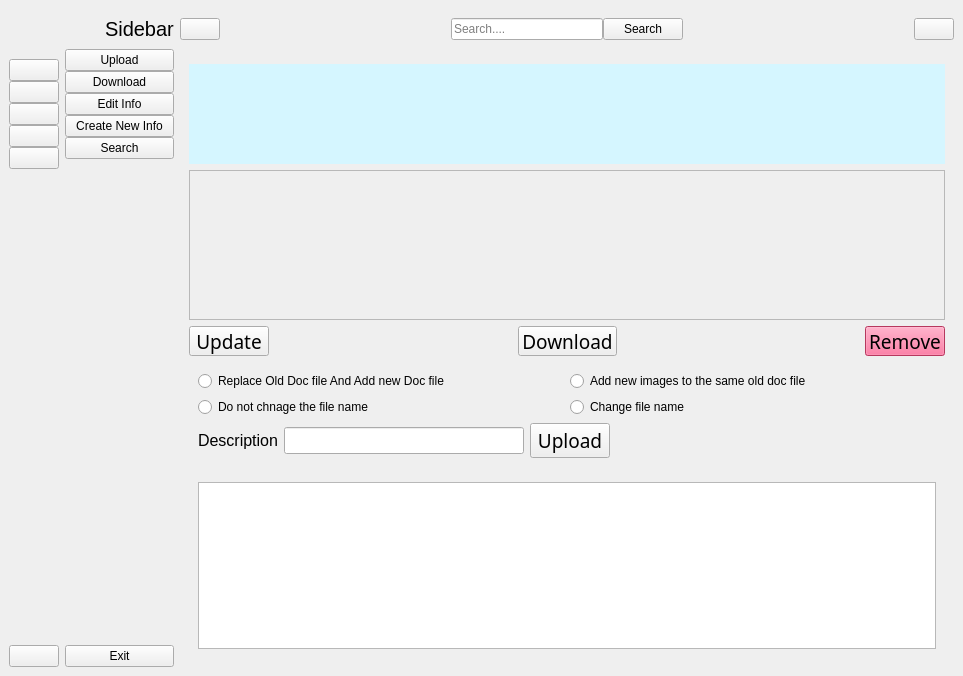
<?xml version="1.0" encoding="UTF-8"?>
<ui version="4.0">
 <class>MainWindow</class>
 <widget class="QMainWindow" name="MainWindow">
  <property name="geometry">
   <rect>
    <x>0</x>
    <y>0</y>
    <width>963</width>
    <height>676</height>
   </rect>
  </property>
  <property name="windowTitle">
   <string>MainWindow</string>
  </property>
  <widget class="QWidget" name="centralwidget">
   <layout class="QGridLayout" name="gridLayout_5">
    <item row="0" column="0">
     <widget class="QWidget" name="icon_only_widget" native="true">
      <layout class="QVBoxLayout" name="verticalLayout_3">
       <property name="spacing">
        <number>0</number>
       </property>
       <property name="leftMargin">
        <number>0</number>
       </property>
       <property name="topMargin">
        <number>0</number>
       </property>
       <property name="rightMargin">
        <number>0</number>
       </property>
       <property name="bottomMargin">
        <number>0</number>
       </property>
       <item>
        <layout class="QHBoxLayout" name="horizontalLayout_2">
         <property name="spacing">
          <number>0</number>
         </property>
         <item>
          <widget class="QLabel" name="logo_label_1">
           <property name="minimumSize">
            <size>
             <width>50</width>
             <height>50</height>
            </size>
           </property>
           <property name="maximumSize">
            <size>
             <width>50</width>
             <height>50</height>
            </size>
           </property>
           <property name="font">
            <font>
             <pointsize>14</pointsize>
            </font>
           </property>
           <property name="text">
            <string/>
           </property>
           <property name="pixmap">
            <pixmap resource="resource.qrc">:/icon/icon/Logo.png</pixmap>
           </property>
           <property name="scaledContents">
            <bool>true</bool>
           </property>
          </widget>
         </item>
        </layout>
       </item>
       <item>
        <layout class="QVBoxLayout" name="verticalLayout_2">
         <property name="spacing">
          <number>0</number>
         </property>
         <item>
          <widget class="QPushButton" name="home_btn_1">
           <property name="text">
            <string/>
           </property>
           <property name="icon">
            <iconset resource="resource.qrc">
             <normaloff>:/icon/icon/home-4-32.ico</normaloff>
             <normalon>:/icon/icon/home-4-48.ico</normalon>:/icon/icon/home-4-32.ico</iconset>
           </property>
           <property name="iconSize">
            <size>
             <width>20</width>
             <height>20</height>
            </size>
           </property>
           <property name="checkable">
            <bool>true</bool>
           </property>
           <property name="autoExclusive">
            <bool>true</bool>
           </property>
          </widget>
         </item>
         <item>
          <widget class="QPushButton" name="dashboard_btn_1">
           <property name="text">
            <string/>
           </property>
           <property name="icon">
            <iconset resource="resource.qrc">
             <normaloff>:/icon/icon/dashboard-5-32.ico</normaloff>
             <normalon>:/icon/icon/dashboard-5-48.ico</normalon>:/icon/icon/dashboard-5-32.ico</iconset>
           </property>
           <property name="iconSize">
            <size>
             <width>20</width>
             <height>20</height>
            </size>
           </property>
           <property name="checkable">
            <bool>true</bool>
           </property>
           <property name="autoExclusive">
            <bool>true</bool>
           </property>
          </widget>
         </item>
         <item>
          <widget class="QPushButton" name="others_btn_1">
           <property name="text">
            <string/>
           </property>
           <property name="icon">
            <iconset resource="resource.qrc">
             <normaloff>:/icon/icon/activity-feed-32.ico</normaloff>
             <normalon>:/icon/icon/activity-feed-48.ico</normalon>:/icon/icon/activity-feed-32.ico</iconset>
           </property>
           <property name="iconSize">
            <size>
             <width>20</width>
             <height>20</height>
            </size>
           </property>
           <property name="checkable">
            <bool>true</bool>
           </property>
           <property name="autoExclusive">
            <bool>true</bool>
           </property>
          </widget>
         </item>
         <item>
          <widget class="QPushButton" name="products_btn_1">
           <property name="text">
            <string/>
           </property>
           <property name="icon">
            <iconset resource="resource.qrc">
             <normaloff>:/icon/icon/product-32.ico</normaloff>
             <normalon>:/icon/icon/product-48.ico</normalon>:/icon/icon/product-32.ico</iconset>
           </property>
           <property name="iconSize">
            <size>
             <width>20</width>
             <height>20</height>
            </size>
           </property>
           <property name="checkable">
            <bool>true</bool>
           </property>
           <property name="autoExclusive">
            <bool>true</bool>
           </property>
          </widget>
         </item>
         <item>
          <widget class="QPushButton" name="customers_btn_1">
           <property name="text">
            <string/>
           </property>
           <property name="icon">
            <iconset resource="resource.qrc">
             <normaloff>:/icon/icon/group-32.ico</normaloff>
             <normalon>:/icon/icon/group-48.ico</normalon>:/icon/icon/group-32.ico</iconset>
           </property>
           <property name="iconSize">
            <size>
             <width>20</width>
             <height>20</height>
            </size>
           </property>
           <property name="checkable">
            <bool>true</bool>
           </property>
           <property name="autoExclusive">
            <bool>true</bool>
           </property>
          </widget>
         </item>
        </layout>
       </item>
       <item>
        <spacer name="verticalSpacer">
         <property name="orientation">
          <enum>Qt::Vertical</enum>
         </property>
         <property name="sizeHint" stdset="0">
          <size>
           <width>20</width>
           <height>373</height>
          </size>
         </property>
        </spacer>
       </item>
       <item>
        <widget class="QPushButton" name="exit_btn_1">
         <property name="text">
          <string/>
         </property>
         <property name="icon">
          <iconset resource="resource.qrc">
           <normaloff>:/icon/icon/close-window-64.ico</normaloff>:/icon/icon/close-window-64.ico</iconset>
         </property>
         <property name="iconSize">
          <size>
           <width>20</width>
           <height>20</height>
          </size>
         </property>
         <property name="checkable">
          <bool>true</bool>
         </property>
         <property name="autoExclusive">
          <bool>true</bool>
         </property>
        </widget>
       </item>
      </layout>
     </widget>
    </item>
    <item row="0" column="1">
     <widget class="QWidget" name="full_menu_widget" native="true">
      <layout class="QVBoxLayout" name="verticalLayout_4">
       <property name="spacing">
        <number>0</number>
       </property>
       <property name="leftMargin">
        <number>0</number>
       </property>
       <property name="topMargin">
        <number>0</number>
       </property>
       <property name="rightMargin">
        <number>0</number>
       </property>
       <property name="bottomMargin">
        <number>0</number>
       </property>
       <item>
        <layout class="QHBoxLayout" name="horizontalLayout_3">
         <property name="spacing">
          <number>0</number>
         </property>
         <item>
          <widget class="QLabel" name="logo_label_2">
           <property name="minimumSize">
            <size>
             <width>40</width>
             <height>40</height>
            </size>
           </property>
           <property name="maximumSize">
            <size>
             <width>40</width>
             <height>40</height>
            </size>
           </property>
           <property name="text">
            <string/>
           </property>
           <property name="pixmap">
            <pixmap resource="resource.qrc">:/icon/icon/Logo.png</pixmap>
           </property>
           <property name="scaledContents">
            <bool>true</bool>
           </property>
          </widget>
         </item>
         <item>
          <widget class="QLabel" name="logo_label_3">
           <property name="font">
            <font>
             <family>Segoe UI</family>
             <pointsize>15</pointsize>
            </font>
           </property>
           <property name="text">
            <string>Sidebar</string>
           </property>
          </widget>
         </item>
        </layout>
       </item>
       <item>
        <layout class="QVBoxLayout" name="verticalLayout">
         <property name="spacing">
          <number>0</number>
         </property>
         <item>
          <widget class="QPushButton" name="home_btn_2">
           <property name="text">
            <string>Upload</string>
           </property>
           <property name="icon">
            <iconset resource="resource.qrc">
             <normaloff>:/icon/icon/home-4-32.ico</normaloff>
             <normalon>:/icon/icon/home-4-48.ico</normalon>:/icon/icon/home-4-32.ico</iconset>
           </property>
           <property name="iconSize">
            <size>
             <width>14</width>
             <height>14</height>
            </size>
           </property>
           <property name="checkable">
            <bool>true</bool>
           </property>
           <property name="autoExclusive">
            <bool>true</bool>
           </property>
          </widget>
         </item>
         <item>
          <widget class="QPushButton" name="dashboard_btn_2">
           <property name="text">
            <string>Download</string>
           </property>
           <property name="icon">
            <iconset resource="resource.qrc">
             <normaloff>:/icon/icon/dashboard-5-32.ico</normaloff>
             <normalon>:/icon/icon/dashboard-5-48.ico</normalon>:/icon/icon/dashboard-5-32.ico</iconset>
           </property>
           <property name="iconSize">
            <size>
             <width>14</width>
             <height>14</height>
            </size>
           </property>
           <property name="checkable">
            <bool>true</bool>
           </property>
           <property name="autoExclusive">
            <bool>true</bool>
           </property>
          </widget>
         </item>
         <item>
          <widget class="QPushButton" name="others_btn_2">
           <property name="text">
            <string>Edit Info</string>
           </property>
           <property name="icon">
            <iconset resource="resource.qrc">
             <normaloff>:/icon/icon/activity-feed-32.ico</normaloff>
             <normalon>:/icon/icon/activity-feed-48.ico</normalon>:/icon/icon/activity-feed-32.ico</iconset>
           </property>
           <property name="iconSize">
            <size>
             <width>14</width>
             <height>14</height>
            </size>
           </property>
           <property name="checkable">
            <bool>true</bool>
           </property>
           <property name="autoExclusive">
            <bool>true</bool>
           </property>
          </widget>
         </item>
         <item>
          <widget class="QPushButton" name="products_btn_2">
           <property name="text">
            <string>Create New Info</string>
           </property>
           <property name="icon">
            <iconset resource="resource.qrc">
             <normaloff>:/icon/icon/product-32.ico</normaloff>
             <normalon>:/icon/icon/product-48.ico</normalon>:/icon/icon/product-32.ico</iconset>
           </property>
           <property name="iconSize">
            <size>
             <width>14</width>
             <height>14</height>
            </size>
           </property>
           <property name="checkable">
            <bool>true</bool>
           </property>
           <property name="autoExclusive">
            <bool>true</bool>
           </property>
          </widget>
         </item>
         <item>
          <widget class="QPushButton" name="customers_btn_2">
           <property name="text">
            <string>Search</string>
           </property>
           <property name="icon">
            <iconset resource="resource.qrc">
             <normaloff>:/icon/icon/group-32.ico</normaloff>
             <normalon>:/icon/icon/group-48.ico</normalon>:/icon/icon/group-32.ico</iconset>
           </property>
           <property name="iconSize">
            <size>
             <width>14</width>
             <height>14</height>
            </size>
           </property>
           <property name="checkable">
            <bool>true</bool>
           </property>
           <property name="autoExclusive">
            <bool>true</bool>
           </property>
          </widget>
         </item>
        </layout>
       </item>
       <item>
        <spacer name="verticalSpacer_2">
         <property name="orientation">
          <enum>Qt::Vertical</enum>
         </property>
         <property name="sizeHint" stdset="0">
          <size>
           <width>20</width>
           <height>413</height>
          </size>
         </property>
        </spacer>
       </item>
       <item>
        <widget class="QPushButton" name="exit_btn_2">
         <property name="text">
          <string>Exit</string>
         </property>
         <property name="icon">
          <iconset resource="resource.qrc">
           <normaloff>:/icon/icon/close-window-64.ico</normaloff>:/icon/icon/close-window-64.ico</iconset>
         </property>
         <property name="iconSize">
          <size>
           <width>14</width>
           <height>14</height>
          </size>
         </property>
         <property name="checkable">
          <bool>true</bool>
         </property>
         <property name="autoExclusive">
          <bool>true</bool>
         </property>
        </widget>
       </item>
      </layout>
     </widget>
    </item>
    <item row="0" column="2">
     <layout class="QVBoxLayout" name="vertical_Layout_6">
      <item>
       <widget class="QWidget" name="header_widget_3" native="true">
        <layout class="QVBoxLayout" name="verticalLayout_5">
         <property name="spacing">
          <number>0</number>
         </property>
         <property name="leftMargin">
          <number>0</number>
         </property>
         <property name="topMargin">
          <number>0</number>
         </property>
         <property name="rightMargin">
          <number>0</number>
         </property>
         <property name="bottomMargin">
          <number>0</number>
         </property>
         <item>
          <widget class="QWidget" name="header_widget" native="true">
           <property name="minimumSize">
            <size>
             <width>0</width>
             <height>40</height>
            </size>
           </property>
           <layout class="QHBoxLayout" name="horizontalLayout_4">
            <property name="spacing">
             <number>0</number>
            </property>
            <property name="leftMargin">
             <number>0</number>
            </property>
            <property name="topMargin">
             <number>0</number>
            </property>
            <property name="rightMargin">
             <number>0</number>
            </property>
            <property name="bottomMargin">
             <number>0</number>
            </property>
            <item>
             <widget class="QPushButton" name="change_btn">
              <property name="text">
               <string/>
              </property>
              <property name="icon">
               <iconset resource="resource.qrc">
                <normaloff>:/icon/icon/activity-feed-32.ico</normaloff>:/icon/icon/activity-feed-32.ico</iconset>
              </property>
              <property name="iconSize">
               <size>
                <width>14</width>
                <height>14</height>
               </size>
              </property>
              <property name="checkable">
               <bool>true</bool>
              </property>
             </widget>
            </item>
            <item>
             <spacer name="horizontalSpacer">
              <property name="orientation">
               <enum>Qt::Horizontal</enum>
              </property>
              <property name="sizeHint" stdset="0">
               <size>
                <width>216</width>
                <height>20</height>
               </size>
              </property>
             </spacer>
            </item>
            <item>
             <layout class="QHBoxLayout" name="horizontalLayout">
              <item>
               <widget class="QLineEdit" name="search_input">
                <property name="placeholderText">
                 <string>Search....</string>
                </property>
               </widget>
              </item>
              <item>
               <widget class="QPushButton" name="search_btn">
                <property name="text">
                 <string>Search</string>
                </property>
                <property name="icon">
                 <iconset resource="resource.qrc">
                  <normaloff>:/icon/icon/search-13-48.ico</normaloff>:/icon/icon/search-13-48.ico</iconset>
                </property>
                <property name="iconSize">
                 <size>
                  <width>14</width>
                  <height>14</height>
                 </size>
                </property>
               </widget>
              </item>
             </layout>
            </item>
            <item>
             <spacer name="horizontalSpacer_2">
              <property name="orientation">
               <enum>Qt::Horizontal</enum>
              </property>
              <property name="sizeHint" stdset="0">
               <size>
                <width>216</width>
                <height>20</height>
               </size>
              </property>
             </spacer>
            </item>
            <item>
             <widget class="QPushButton" name="user_btn">
              <property name="text">
               <string/>
              </property>
              <property name="icon">
               <iconset resource="resource.qrc">
                <normaloff>:/icon/icon/user-48.ico</normaloff>:/icon/icon/user-48.ico</iconset>
              </property>
              <property name="iconSize">
               <size>
                <width>14</width>
                <height>14</height>
               </size>
              </property>
             </widget>
            </item>
           </layout>
          </widget>
         </item>
        </layout>
       </widget>
      </item>
      <item>
       <widget class="QStackedWidget" name="page_stackedWidget">
        <property name="currentIndex">
         <number>1</number>
        </property>
        <widget class="QWidget" name="upload_page">
         <layout class="QGridLayout" name="gridLayout_4">
          <item row="0" column="0">
           <widget class="QWidget" name="widget_for_scroll" native="true">
            <layout class="QGridLayout" name="gridLayout">
             <item row="0" column="0">
              <widget class="QScrollArea" name="scrollArea">
               <property name="widgetResizable">
                <bool>true</bool>
               </property>
               <widget class="QWidget" name="scrollAreaWidgetContents_2">
                <property name="geometry">
                 <rect>
                  <x>0</x>
                  <y>0</y>
                  <width>98</width>
                  <height>28</height>
                 </rect>
                </property>
               </widget>
              </widget>
             </item>
            </layout>
           </widget>
          </item>
          <item row="1" column="0">
           <widget class="QWidget" name="widget_upload" native="true">
            <layout class="QGridLayout" name="gridLayout_2">
             <item row="0" column="0">
              <layout class="QHBoxLayout" name="horizontalLayout_5">
               <item>
                <widget class="QLabel" name="label">
                 <property name="font">
                  <font>
                   <pointsize>12</pointsize>
                  </font>
                 </property>
                 <property name="text">
                  <string>Description</string>
                 </property>
                </widget>
               </item>
               <item>
                <widget class="QLineEdit" name="lineEdit">
                 <property name="font">
                  <font>
                   <pointsize>12</pointsize>
                  </font>
                 </property>
                </widget>
               </item>
              </layout>
             </item>
             <item row="0" column="1">
              <spacer name="horizontalSpacer_3">
               <property name="orientation">
                <enum>Qt::Horizontal</enum>
               </property>
               <property name="sizeHint" stdset="0">
                <size>
                 <width>320</width>
                 <height>20</height>
                </size>
               </property>
              </spacer>
             </item>
             <item row="0" column="2">
              <widget class="QPushButton" name="pushButton">
               <property name="font">
                <font>
                 <pointsize>14</pointsize>
                </font>
               </property>
               <property name="text">
                <string>Upload</string>
               </property>
              </widget>
             </item>
            </layout>
           </widget>
          </item>
          <item row="2" column="0">
           <widget class="QWidget" name="widget" native="true">
            <property name="minimumSize">
             <size>
              <width>0</width>
              <height>100</height>
             </size>
            </property>
            <property name="maximumSize">
             <size>
              <width>16777215</width>
              <height>300</height>
             </size>
            </property>
            <layout class="QGridLayout" name="gridLayout_3">
             <item row="0" column="0">
              <widget class="QTextEdit" name="textEdit"/>
             </item>
            </layout>
           </widget>
          </item>
         </layout>
        </widget>
        <widget class="QWidget" name="download_page">
         <layout class="QGridLayout" name="gridLayout_6">
          <item row="4" column="0">
           <widget class="QWidget" name="show_result_widget" native="true">
            <layout class="QHBoxLayout" name="horizontalLayout_12">
             <item>
              <widget class="QPlainTextEdit" name="plainTextEdit"/>
             </item>
            </layout>
           </widget>
          </item>
          <item row="1" column="0">
           <widget class="QWidget" name="widget_for_scroll_download_page" native="true">
            <property name="minimumSize">
             <size>
              <width>0</width>
              <height>150</height>
             </size>
            </property>
            <property name="maximumSize">
             <size>
              <width>16777215</width>
              <height>150</height>
             </size>
            </property>
            <layout class="QVBoxLayout" name="verticalLayout_7">
             <property name="spacing">
              <number>0</number>
             </property>
             <property name="leftMargin">
              <number>0</number>
             </property>
             <property name="topMargin">
              <number>0</number>
             </property>
             <property name="rightMargin">
              <number>0</number>
             </property>
             <property name="bottomMargin">
              <number>0</number>
             </property>
             <item>
              <widget class="QScrollArea" name="scrollArea_2">
               <property name="widgetResizable">
                <bool>true</bool>
               </property>
               <widget class="QWidget" name="scrollAreaWidgetContents_3">
                <property name="geometry">
                 <rect>
                  <x>0</x>
                  <y>0</y>
                  <width>750</width>
                  <height>148</height>
                 </rect>
                </property>
                <layout class="QVBoxLayout" name="verticalLayout_6"/>
               </widget>
              </widget>
             </item>
            </layout>
           </widget>
          </item>
          <item row="3" column="0">
           <widget class="QWidget" name="widget_upload_edit" native="true">
            <layout class="QVBoxLayout" name="verticalLayout_8">
             <item>
              <layout class="QHBoxLayout" name="horizontalLayout_9">
               <item>
                <widget class="QRadioButton" name="radioButton">
                 <property name="text">
                  <string>Replace Old Doc file And Add new Doc file</string>
                 </property>
                </widget>
               </item>
               <item>
                <widget class="QRadioButton" name="radioButton_2">
                 <property name="text">
                  <string>Add new images to the same old doc file</string>
                 </property>
                </widget>
               </item>
              </layout>
             </item>
             <item>
              <layout class="QHBoxLayout" name="horizontalLayout_10">
               <item>
                <widget class="QRadioButton" name="radioButton_4">
                 <property name="text">
                  <string>Do not chnage the file name</string>
                 </property>
                </widget>
               </item>
               <item>
                <widget class="QRadioButton" name="radioButton_3">
                 <property name="text">
                  <string>Change file name</string>
                 </property>
                </widget>
               </item>
              </layout>
             </item>
             <item>
              <layout class="QHBoxLayout" name="horizontalLayout_11">
               <item>
                <layout class="QHBoxLayout" name="horizontalLayout_6">
                 <item>
                  <widget class="QLabel" name="label_2">
                   <property name="font">
                    <font>
                     <pointsize>12</pointsize>
                    </font>
                   </property>
                   <property name="text">
                    <string>Description</string>
                   </property>
                  </widget>
                 </item>
                 <item>
                  <widget class="QLineEdit" name="lineEdit_2">
                   <property name="font">
                    <font>
                     <pointsize>12</pointsize>
                    </font>
                   </property>
                  </widget>
                 </item>
                </layout>
               </item>
               <item>
                <widget class="QPushButton" name="pushButton_2">
                 <property name="font">
                  <font>
                   <family>Poppins</family>
                   <pointsize>14</pointsize>
                  </font>
                 </property>
                 <property name="text">
                  <string>Upload</string>
                 </property>
                </widget>
               </item>
               <item>
                <spacer name="horizontalSpacer_4">
                 <property name="orientation">
                  <enum>Qt::Horizontal</enum>
                 </property>
                 <property name="sizeHint" stdset="0">
                  <size>
                   <width>307</width>
                   <height>20</height>
                  </size>
                 </property>
                </spacer>
               </item>
              </layout>
             </item>
            </layout>
           </widget>
          </item>
          <item row="2" column="0">
           <widget class="QWidget" name="widget_actions" native="true">
            <property name="minimumSize">
             <size>
              <width>0</width>
              <height>30</height>
             </size>
            </property>
            <property name="maximumSize">
             <size>
              <width>16777215</width>
              <height>30</height>
             </size>
            </property>
            <layout class="QHBoxLayout" name="horizontalLayout_8">
             <property name="spacing">
              <number>0</number>
             </property>
             <property name="leftMargin">
              <number>0</number>
             </property>
             <property name="topMargin">
              <number>0</number>
             </property>
             <property name="rightMargin">
              <number>0</number>
             </property>
             <property name="bottomMargin">
              <number>0</number>
             </property>
             <item>
              <widget class="QPushButton" name="pushButton_update">
               <property name="font">
                <font>
                 <family>Poppins</family>
                 <pointsize>14</pointsize>
                </font>
               </property>
               <property name="text">
                <string>Update</string>
               </property>
              </widget>
             </item>
             <item>
              <spacer name="horizontalSpacer_5">
               <property name="orientation">
                <enum>Qt::Horizontal</enum>
               </property>
               <property name="sizeHint" stdset="0">
                <size>
                 <width>238</width>
                 <height>20</height>
                </size>
               </property>
              </spacer>
             </item>
             <item>
              <widget class="QPushButton" name="pushButton_4">
               <property name="font">
                <font>
                 <family>Poppins</family>
                 <pointsize>14</pointsize>
                </font>
               </property>
               <property name="text">
                <string>Download</string>
               </property>
              </widget>
             </item>
             <item>
              <spacer name="horizontalSpacer_6">
               <property name="orientation">
                <enum>Qt::Horizontal</enum>
               </property>
               <property name="sizeHint" stdset="0">
                <size>
                 <width>238</width>
                 <height>20</height>
                </size>
               </property>
              </spacer>
             </item>
             <item>
              <widget class="QPushButton" name="pushButton_5">
               <property name="font">
                <font>
                 <family>Poppins</family>
                 <pointsize>14</pointsize>
                </font>
               </property>
               <property name="styleSheet">
                <string notr="true">background-color:rgb(255, 79, 132)</string>
               </property>
               <property name="text">
                <string>Remove</string>
               </property>
              </widget>
             </item>
            </layout>
           </widget>
          </item>
          <item row="0" column="0">
           <widget class="QWidget" name="search_widget" native="true">
            <property name="minimumSize">
             <size>
              <width>0</width>
              <height>100</height>
             </size>
            </property>
            <property name="maximumSize">
             <size>
              <width>16777215</width>
              <height>100</height>
             </size>
            </property>
            <property name="autoFillBackground">
             <bool>false</bool>
            </property>
            <property name="styleSheet">
             <string notr="true">background-color:rgb(213, 246, 255)</string>
            </property>
            <layout class="QHBoxLayout" name="horizontalLayout_7">
             <property name="spacing">
              <number>0</number>
             </property>
             <property name="leftMargin">
              <number>0</number>
             </property>
             <property name="topMargin">
              <number>0</number>
             </property>
             <property name="rightMargin">
              <number>0</number>
             </property>
             <property name="bottomMargin">
              <number>0</number>
             </property>
            </layout>
           </widget>
          </item>
         </layout>
        </widget>
       </widget>
      </item>
     </layout>
    </item>
   </layout>
  </widget>
 </widget>
 <resources>
  <include location="resource.qrc"/>
 </resources>
 <connections>
  <connection>
   <sender>home_btn_1</sender>
   <signal>toggled(bool)</signal>
   <receiver>home_btn_2</receiver>
   <slot>setChecked(bool)</slot>
   <hints>
    <hint type="sourcelabel">
     <x>59</x>
     <y>89</y>
    </hint>
    <hint type="destinationlabel">
     <x>174</x>
     <y>74</y>
    </hint>
   </hints>
  </connection>
  <connection>
   <sender>dashboard_btn_1</sender>
   <signal>toggled(bool)</signal>
   <receiver>dashboard_btn_2</receiver>
   <slot>setChecked(bool)</slot>
   <hints>
    <hint type="sourcelabel">
     <x>59</x>
     <y>117</y>
    </hint>
    <hint type="destinationlabel">
     <x>174</x>
     <y>97</y>
    </hint>
   </hints>
  </connection>
  <connection>
   <sender>others_btn_1</sender>
   <signal>toggled(bool)</signal>
   <receiver>others_btn_2</receiver>
   <slot>setChecked(bool)</slot>
   <hints>
    <hint type="sourcelabel">
     <x>59</x>
     <y>145</y>
    </hint>
    <hint type="destinationlabel">
     <x>174</x>
     <y>120</y>
    </hint>
   </hints>
  </connection>
  <connection>
   <sender>products_btn_2</sender>
   <signal>toggled(bool)</signal>
   <receiver>products_btn_1</receiver>
   <slot>setChecked(bool)</slot>
   <hints>
    <hint type="sourcelabel">
     <x>174</x>
     <y>143</y>
    </hint>
    <hint type="destinationlabel">
     <x>59</x>
     <y>173</y>
    </hint>
   </hints>
  </connection>
  <connection>
   <sender>products_btn_1</sender>
   <signal>toggled(bool)</signal>
   <receiver>products_btn_2</receiver>
   <slot>setChecked(bool)</slot>
   <hints>
    <hint type="sourcelabel">
     <x>59</x>
     <y>173</y>
    </hint>
    <hint type="destinationlabel">
     <x>174</x>
     <y>143</y>
    </hint>
   </hints>
  </connection>
  <connection>
   <sender>customers_btn_1</sender>
   <signal>toggled(bool)</signal>
   <receiver>customers_btn_2</receiver>
   <slot>setChecked(bool)</slot>
   <hints>
    <hint type="sourcelabel">
     <x>59</x>
     <y>201</y>
    </hint>
    <hint type="destinationlabel">
     <x>174</x>
     <y>166</y>
    </hint>
   </hints>
  </connection>
  <connection>
   <sender>home_btn_2</sender>
   <signal>toggled(bool)</signal>
   <receiver>home_btn_1</receiver>
   <slot>setChecked(bool)</slot>
   <hints>
    <hint type="sourcelabel">
     <x>174</x>
     <y>74</y>
    </hint>
    <hint type="destinationlabel">
     <x>59</x>
     <y>89</y>
    </hint>
   </hints>
  </connection>
  <connection>
   <sender>dashboard_btn_2</sender>
   <signal>toggled(bool)</signal>
   <receiver>dashboard_btn_1</receiver>
   <slot>setChecked(bool)</slot>
   <hints>
    <hint type="sourcelabel">
     <x>174</x>
     <y>97</y>
    </hint>
    <hint type="destinationlabel">
     <x>59</x>
     <y>117</y>
    </hint>
   </hints>
  </connection>
  <connection>
   <sender>others_btn_2</sender>
   <signal>toggled(bool)</signal>
   <receiver>others_btn_1</receiver>
   <slot>setChecked(bool)</slot>
   <hints>
    <hint type="sourcelabel">
     <x>174</x>
     <y>120</y>
    </hint>
    <hint type="destinationlabel">
     <x>59</x>
     <y>145</y>
    </hint>
   </hints>
  </connection>
  <connection>
   <sender>customers_btn_2</sender>
   <signal>toggled(bool)</signal>
   <receiver>customers_btn_1</receiver>
   <slot>setChecked(bool)</slot>
   <hints>
    <hint type="sourcelabel">
     <x>174</x>
     <y>166</y>
    </hint>
    <hint type="destinationlabel">
     <x>59</x>
     <y>201</y>
    </hint>
   </hints>
  </connection>
  <connection>
   <sender>change_btn</sender>
   <signal>toggled(bool)</signal>
   <receiver>icon_only_widget</receiver>
   <slot>setVisible(bool)</slot>
   <hints>
    <hint type="sourcelabel">
     <x>207</x>
     <y>39</y>
    </hint>
    <hint type="destinationlabel">
     <x>60</x>
     <y>338</y>
    </hint>
   </hints>
  </connection>
  <connection>
   <sender>change_btn</sender>
   <signal>toggled(bool)</signal>
   <receiver>full_menu_widget</receiver>
   <slot>setHidden(bool)</slot>
   <hints>
    <hint type="sourcelabel">
     <x>207</x>
     <y>39</y>
    </hint>
    <hint type="destinationlabel">
     <x>175</x>
     <y>246</y>
    </hint>
   </hints>
  </connection>
  <connection>
   <sender>exit_btn_2</sender>
   <signal>clicked()</signal>
   <receiver>MainWindow</receiver>
   <slot>close()</slot>
   <hints>
    <hint type="sourcelabel">
     <x>175</x>
     <y>648</y>
    </hint>
    <hint type="destinationlabel">
     <x>361</x>
     <y>622</y>
    </hint>
   </hints>
  </connection>
  <connection>
   <sender>exit_btn_1</sender>
   <signal>clicked()</signal>
   <receiver>MainWindow</receiver>
   <slot>close()</slot>
   <hints>
    <hint type="sourcelabel">
     <x>53</x>
     <y>648</y>
    </hint>
    <hint type="destinationlabel">
     <x>441</x>
     <y>622</y>
    </hint>
   </hints>
  </connection>
 </connections>
</ui>
